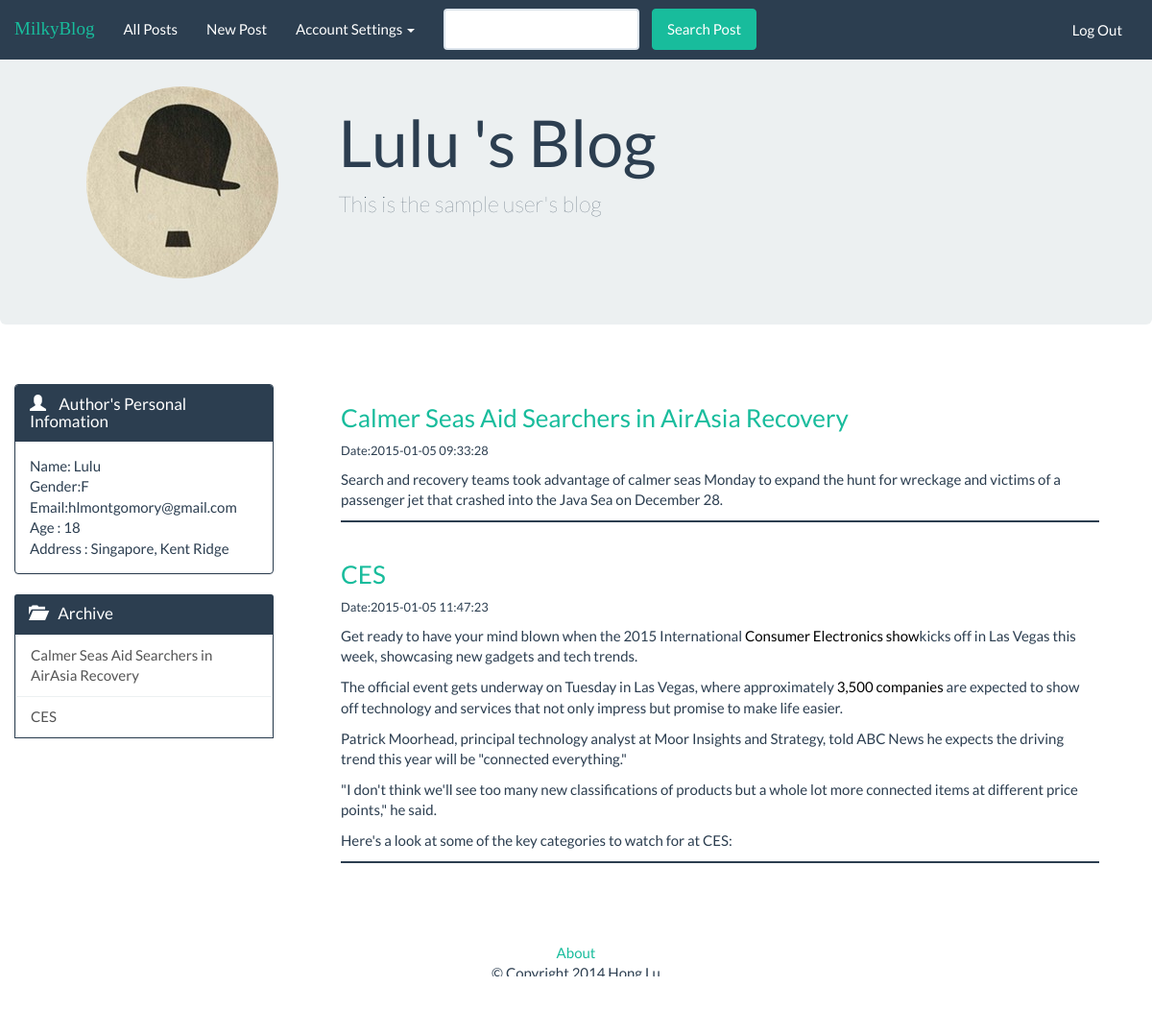
The page /view/all_posts.php?uid=62 (signed in) on the database its author committed.
### tables this page shows
CREATE TABLE IF NOT EXISTS `users` (
`uid` bigint(20) unsigned NOT NULL,
  `gender` varchar(40) NOT NULL,
  `user_name` varchar(40) NOT NULL,
  `password` text NOT NULL,
  `email` varchar(40) NOT NULL,
  `pf_name` varchar(40) NOT NULL,
  `age` int(11) NOT NULL,
  `address` text NOT NULL,
  `intro` text NOT NULL,
  `img` text NOT NULL
);

CREATE TABLE IF NOT EXISTS `posts` (
`post_id` bigint(20) unsigned NOT NULL,
  `heading` text NOT NULL,
  `abstract` text NOT NULL,
  `content` text NOT NULL,
  `date` timestamp NOT NULL DEFAULT CURRENT_TIMESTAMP ON UPDATE CURRENT_TIMESTAMP,
  `user_name` varchar(20) NOT NULL,
  `uid` int(11) NOT NULL
);

### src/model/users.php (called while the page is built, shortened)
<?php
    function getUserInfo($uid){
        $db = opendb();
        $sql = "SELECT * FROM users WHERE uid = '$uid' ";
        $result= $db->query($sql);
        if(!$result = $db->query($sql)){
            die('There was an error running the query [' . $db->error . ']');
        }
        $row = $result->fetch_assoc();
        return $row;
    }
?>

### src/model/posts.php (called while the page is built, shortened)
<?php
    function getAllPosts ($uid) {
      $db = opendb();
      if (!$result = $db->query("SELECT * FROM posts WHERE uid='$uid'")){
        die('There was an error running the query [' . $db->error . ']');
      }
      $posts = array();
      while ($row = $result->fetch_assoc()) {
        array_push($posts, $row);
      }
      return $posts;
    }
?>

### src/view/all_posts.php (the view, shortened to what this page needs)
<html>
    <head>
        <?php require_once('common/header.php') ?>
    </head>
    <body>
        <?php
        require_once("common/new_nav.php");
        if (empty($uid)){
            $posts = getPosts();
            echo '<div class="jumbotron" style="margin-top: 40px; padding: 40px">';
            foreach ($posts as $post) {
                echo '<div class="MyPostPanel">
                    <h3><a href="single_post.php?post='.$post['post_id'].'">' .$post['heading']. '</a></h3>
                    <small>Date:' . $post['date'] .  '</small>
                    <p>' . $post['abstract'] . '</p>
                    </div>';
            }
            echo '<div>';
        }
        else{
            echo '<div class="container-fluid">';
            require_once("common/page_header.php");
            echo'
                </div>
            <div class="container-fluid">
                <div class="row">';
                require_once("common/left_panel.php");
                echo'<div class="col-lg-9">';
                $posts = getAllPosts($uid);
                    if ($posts){
                        foreach ($posts as $post) {
                        echo '<div class="MyPostPanel">
                            <h3><a href="single_post.php?post='.$post['post_id'].'">' .$post['heading']. '</a></h3>
                            <small>Date:' . $post['date'] .  '</small>
                            <p>' . $post['abstract'] . '</p>
                            </div>';
                        }
                    }
            echo '
                    </div>
                </div>
            </div>';
        }
        ?>
            <?php require_once('common/footer.php') ?>
    </body>
</html>

### src/view/common/page_header.php
<?php $user = getUserInfo($uid);?>
<div class="page-header" id="banner">
    <div class="row">
        <div class="jumbotron">
            <div class="container">
                <div class="col-lg-3">
                <img src="
                <?php
                if(empty($user['img'])){
                    echo "../static/uploads/default.jpg";
                }
                else{
                    echo "../static/uploads/".$user['img'];
                }
                ?>"
                style="max-width: 200px; max-height=200px;" class="img-circle"> </a>
                </div>
                <div class="col-lg-9">
                    <h1><?php echo $user['pf_name']." 's Blog"; ?> </h1>
                    <p class="lead">
                        <?php
                        if(empty($user['intro'])){
                            echo "Welcome to my blog!";
                        }
                        else{
                            echo $user['intro'];
                        }
                        ?>
                    </p>
              </div>
          </div>
        </div>
    </div>
</div>

### src/view/common/left_panel.php
<div class="col-lg-3">
    <div class="panel panel-primary">
    <div class="panel-heading">
        <h3 class="panel-title">
            <span class="glyphicon glyphicon-user" style="margin-right: 10px;" aria-hidden="true"></span>
            Author's Personal Infomation
        </h3>
    </div>
    <div class="panel-body">
        <?php $result = getUserInfo($uid);
        echo "Name: ". $result['pf_name']."<br>
        Gender:".$result['gender']." <br>
        Email:". $result['email']." <br>";
        if ($result['age'] != 0){
          echo "Age : ".$result['age']." <br>";
        }
        if (!empty($result['address'])){
          echo "Address : ".$result['address']." <br>";
        }
        ?>
    </div>
    </div>
    <div class="panel-primary">
        <div class="panel-heading">
            <h3 class="panel-title">
                <span class="glyphicon glyphicon-folder-open" style="margin-right: 10px;" aria-hidden="true"></span>
                Archive
            </h3>
        </div>
        <div class="panel-body" style="padding:0px; border: 1px solid #2c3e50">
            <div class="list-group" style="margin:0">
                <?php
                $posts = getAllPosts($uid);
                if ($posts){
                    foreach ($posts as $post) {
                        if (isset($_GET['post']) && ($post['post_id'] == $_GET['post'])){
                            echo '<a  class="list-group-item" style="background-color:#18bc9c" href="single_post.php?post='.$post['post_id'].'">' .$post['heading']. '</a>' ;
                        }
                        else{
                            echo '<a  class="list-group-item" href="single_post.php?post='.$post['post_id'].'">' .$post['heading']. '</a>' ;
                        }
                    }
                }
                else{
                    echo '<p style = "padding: 20px"> Current user has not created any post yet!';
                }
                ?>
            </div>
        </div>
    </div>
</div>

### src/static/css/style.css (style rules this page uses)
.MyPostPanel { border-bottom: 2px solid #2c3e50; margin: 40px; margin-top:0px; }

### rows shown on the page
users: pf_name "Lulu", intro "This is the sample user's blog", gender "F", email "hlmontgomory@gmail.com", age "18", address "Singapore, Kent Ridge"
posts: heading "Calmer Seas Aid Searchers in AirAsia Recovery", date "2015-01-05 09:33:28", abstract "Search and recovery teams took advantage of calmer seas Monday to expand the hunt for wreckage and victims of a passenger jet that crashed into the Java Sea on December 28."
posts: heading "CES", date "2015-01-05 11:47:23", abstract "Get ready to have your mind blown when the 2015 International Consumer Electronics show kicks off in Las Vegas this week, showcasing new gadgets and tech trends. The official event gets underway on Tuesday in Las Vegas, where approximately 3,500 companies are expected to show off technology and services that not only impress but promise to make life easier. Patrick Moorhead, principal technology analyst at Moor Insights and Strategy, told ABC News he expects the driving trend this year will be \"connected everything.\" \"I don't think we'll see too many new classifications of products but a whole lot more connected items at different price points,\" he said. Here's a look at some of the key…"
